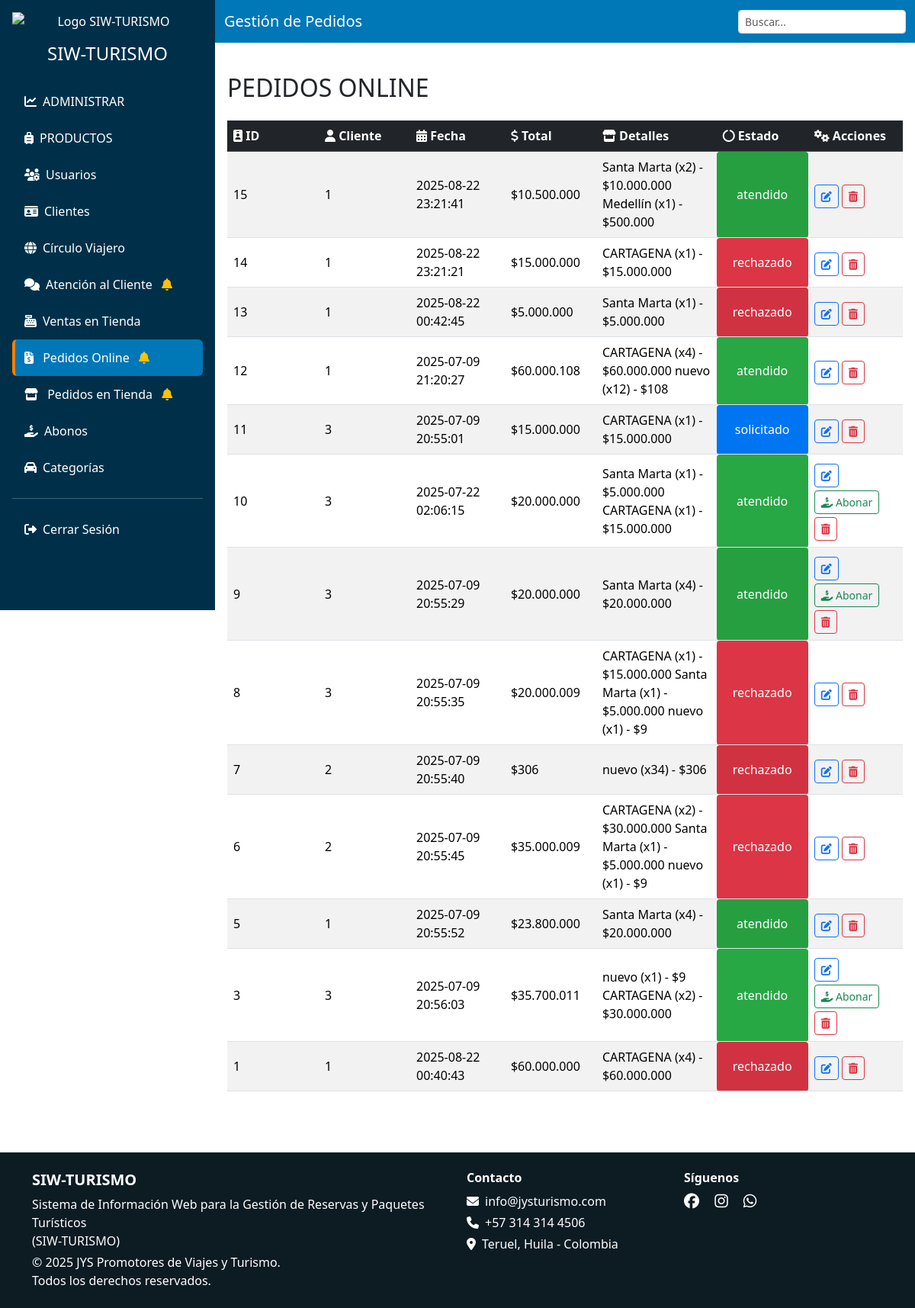
The page /vista/admin/pedidos.php (signed in) on the database its author committed.
### tables this page shows
CREATE TABLE `ventas` (
  `id` int(11) NOT NULL,
  `tipo_venta` enum('online','fisica','','') NOT NULL,
  `fecha` timestamp NOT NULL DEFAULT current_timestamp(),
  `total` int(11) NOT NULL,
  `id_cliente` int(11) NOT NULL,
  `estado` enum('solicitado','atendido','rechazado') DEFAULT NULL,
  `detalles` text DEFAULT NULL
);

### modelo/pedidos_m.php (called while the page is built, shortened)
<?php
    function obtenerPedidos($conn) {
        $pedidos = [];
        $sql = "SELECT id, fecha, total, id_cliente, estado, detalles FROM ventas WHERE tipo_venta = 'online' ORDER BY id DESC";
        $resultado = $conn->query($sql);
        if ($resultado && $resultado->num_rows > 0) {
            while ($fila = $resultado->fetch_assoc()) {
                $pedidos[] = $fila;
            }
        }
        return $pedidos;
    }
?>

### modelo/ventas_m.php (called while the page is built, shortened)
<?php
function obtenerTotalAbonosPorVenta($conn, $id_venta) {
    $sql = "SELECT SUM(monto) AS total_abonos FROM abonos WHERE id_venta = ? AND estado = 'aceptado'";
    $stmt = $conn->prepare($sql);
    $stmt->bind_param("i", $id_venta);
    $stmt->execute();
    $result = $stmt->get_result();
    $row = $result->fetch_assoc();
    return $row['total_abonos'] ?? 0;
}
?>

### vista/admin/pedidos.php (the view, shortened to what this page needs)
<?php
include('header.php');
?>
<body>
  <?php
  include '../../conexion.php';
  include '../../modelo/pedidos_m.php';
  include '../../modelo/ventas_m.php';
  $pedidos = obtenerPedidos($conn);
  ?>
  <div class="d-flex flex-column flex-lg-row">
    <?php include('sidebar.php'); ?>
    <div class="flex-grow-1">
      <nav class="navbar navbar-dark">
        <div class="container-fluid">
          <span class="navbar-brand">Gestión de Pedidos</span>
          <div class="dataTables_filter">
            <input type="search" id="buscar" class="form-control form-control-sm" placeholder="Buscar...">
          </div>
        </div>
      </nav>
      <div class="main-content">
        <div class="d-flex justify-content-between align-items-center mb-4">
          <h2 class="mb-0 mt-4">PEDIDOS ONLINE</h2>
        </div>
        <div class="table-responsive">
          <table class="table table-striped table-hover align-middle">
            <thead class="table-dark">
              <tr>
                <th><i class="fas fa-id-badge"></i> ID</th>
                <th><i class="fas fa-user"></i> Cliente</th>
                <th><i class="fas fa-calendar-alt"></i> Fecha</th>
                <th><i class="fas fa-dollar-sign"></i> Total</th>
                <th><i class="fas fa-store"></i> Detalles</th>
                <th><i class="fas fa-circle-notch"></i> Estado</th>
                <th><i class="fas fa-cogs"></i> Acciones</th>
              </tr>
            </thead>
            <tbody>
              <?php foreach ($pedidos as $pedido): ?>
                <tr>
                  <td><?= $pedido['id'] ?></td>
                  <td><?= $pedido['id_cliente'] ?></td>
                  <td><?= $pedido['fecha'] ?></td>
                  <td>$<?= number_format($pedido['total'], 0, ',', '.') ?></td>
                  <td><?= htmlspecialchars($pedido['detalles']) ?></td>
                  <?php
                  $colores = [
                    'atendido' => '#28a745',
                    'rechazado' => '#dc3545',
                    'solicitado' => '#007bff'
                  ];
                  $estado = strtolower($pedido['estado']);
                  $color = isset($colores[$estado]) ? $colores[$estado] : '#6c757d';
                  ?>
                  <td style="background-color:<?= $color ?>;color:#fff;padding:5px;border-radius:4px;text-align:center;">
                    <?= htmlspecialchars($pedido['estado']) ?>
                  </td>
                  <td>
                    <button class="btn btn-sm btn-outline-primary mt-1" data-bs-toggle="modal"
                      data-bs-target="#modalEditar<?= $pedido['id'] ?>">
                      <i class="fas fa-edit"></i>
                    </button>
                    <?php
                    $id_venta = $pedido['id'];
                    $totalAbonos = obtenerTotalAbonosPorVenta($conn, $id_venta);
                    $saldoPendiente = $pedido['total'] - $totalAbonos;
                    ?>
                    <?php if ($saldoPendiente > 0 && $pedido['estado'] == 'atendido'): ?>
                      <button class="btn btn-sm btn-outline-success mt-1" data-bs-toggle="modal"
                        data-bs-target="#abonarpedidoModal<?php echo $pedido['id']; ?>">
                        <i class="fas fa-hand-holding-usd"></i> Abonar
                      </button>
                    <?php endif; ?>
                    <button class="btn btn-sm btn-outline-danger mt-1"
                      onclick="eliminar(event, <?= $pedido['id'] ?>)"><i class="fas fa-trash-alt"></i>
                    </button>
                  </td>
                </tr>
              <?php endforeach; ?>
            </tbody>
          </table>
        </div>
      </div>
    </div>
  </div>
  <?php include('footer.php'); ?>
</body>
</html>

### vista/admin/pedidos.php (style rules this page uses)
.table-responsive { overflow-x: auto; max-width: 100%; }
.main-content { padding: 1rem; }
th, td { overflow-wrap: break-word; min-width: 120px; text-align: left; vertical-align: middle; }

### rows shown on the page
ventas: id "15", id_cliente "1", fecha "2025-08-22 23:21:41", total "10.500.000", detalles "Santa Marta (x2) - $10.000.000 Medellín (x1) - $500.000", estado "atendido"
ventas: id "14", id_cliente "1", fecha "2025-08-22 23:21:21", total "15.000.000", detalles "CARTAGENA (x1) - $15.000.000", estado "rechazado"
ventas: id "13", id_cliente "1", fecha "2025-08-22 00:42:45", total "5.000.000", detalles "Santa Marta (x1) - $5.000.000", estado "rechazado"
ventas: id "12", id_cliente "1", fecha "2025-07-09 21:20:27", total "60.000.108", detalles "CARTAGENA (x4) - $60.000.000 nuevo (x12) - $108", estado "atendido"
ventas: id "11", id_cliente "3", fecha "2025-07-09 20:55:01", total "15.000.000", detalles "CARTAGENA (x1) - $15.000.000", estado "solicitado"
ventas: id "10", id_cliente "3", fecha "2025-07-22 02:06:15", total "20.000.000", detalles "Santa Marta (x1) - $5.000.000 CARTAGENA (x1) - $15.000.000", estado "atendido"
ventas: id "9", id_cliente "3", fecha "2025-07-09 20:55:29", total "20.000.000", detalles "Santa Marta (x4) - $20.000.000", estado "atendido"
ventas: id "8", id_cliente "3", fecha "2025-07-09 20:55:35", total "20.000.009", detalles "CARTAGENA (x1) - $15.000.000 Santa Marta (x1) - $5.000.000 nuevo (x1) - $9", estado "rechazado"
ventas: id "7", id_cliente "2", fecha "2025-07-09 20:55:40", total "306", detalles "nuevo (x34) - $306", estado "rechazado"
ventas: id "6", id_cliente "2", fecha "2025-07-09 20:55:45", total "35.000.009", detalles "CARTAGENA (x2) - $30.000.000 Santa Marta (x1) - $5.000.000 nuevo (x1) - $9", estado "rechazado"
ventas: id "5", id_cliente "1", fecha "2025-07-09 20:55:52", total "23.800.000", detalles "Santa Marta (x4) - $20.000.000", estado "atendido"
ventas: id "3", id_cliente "3", fecha "2025-07-09 20:56:03", total "35.700.011", detalles "nuevo (x1) - $9 CARTAGENA (x2) - $30.000.000", estado "atendido"
ventas: id "1", id_cliente "1", fecha "2025-08-22 00:40:43", total "60.000.000", detalles "CARTAGENA (x4) - $60.000.000", estado "rechazado"
